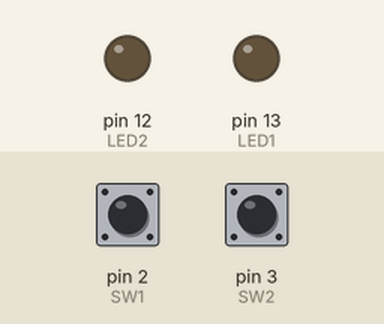
Simulated run of this sketch. Board: Arduino Uno, built with avr-gcc and run on an emulated ATmega328P. Parts: output pins drawn as LEDs (lit = HIGH). The inputs (shaded band) are chosen by the test bench; at power-on: pin 2 (SW1) HIGH, pin 3 (SW2) HIGH.

Above: at 1.2 s.
1.3 s: pin 2 (SW1) pulled LOW for 0.15 s
At 1.37 s:
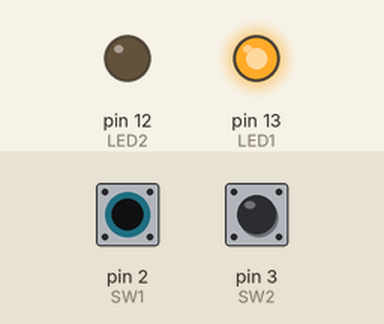
2.9 s: pin 3 (SW2) pulled LOW for 0.15 s
At 2.97 s:
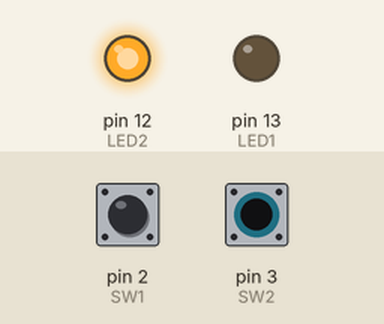
4.5 s: pin 3 (SW2) pulled LOW for 3.2 s
At 8.9 s:
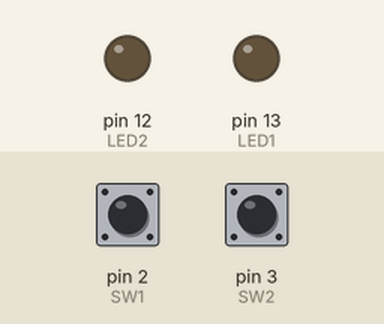
9.2 s: pin 2 (SW1) pulled LOW for 3.2 s
At 10.1 s:
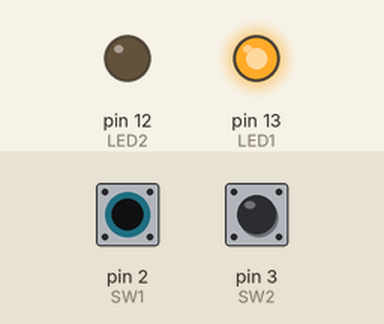
13.9 s: pin 2 (SW1) driven LOW and pin 3 (SW2) driven LOW
At 14.9 s:
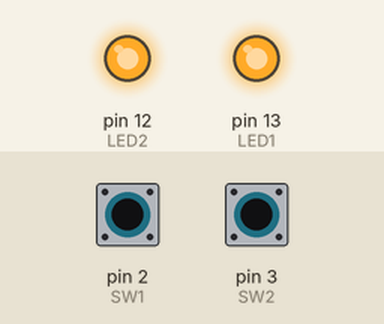
Timing chart, 0 to 16.4 s (numbered marks = the images above; inputs shaded):
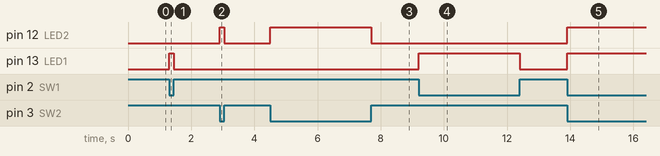

The sketch:

two_switches_using_two_leds.ino
```cpp
#include<SoftwareSerial.h>
int SW1=2;
int SW2=3;
int LED1=13;
int LED2=12;
int state1=0;
int state2=0;
void setup() {
  // put your setup code here, to run once:
pinMode(SW1,INPUT);
pinMode(LED1,OUTPUT);
pinMode(SW2,INPUT);
pinMode(LED2,OUTPUT);
}

void loop() {
  // put your main code here, to run repeatedly:
state1=digitalRead(2);
if(state1==LOW){
  digitalWrite(LED1,HIGH);
}
else{
  digitalWrite(LED1,LOW);
}
state2=digitalRead(3);
if(state2==LOW){
  digitalWrite(LED2,HIGH);
}
else{
  digitalWrite(LED2,LOW);
}
}
```

Measured:
- after the input at 1.3 s, pin 13 (LED1): LOW → HIGH at once, → LOW 0.15 s later
- after the input at 2.9 s, pin 12 (LED2): LOW → HIGH at once, → LOW 0.15 s later
- after the input at 4.5 s, pin 12 (LED2): LOW → HIGH at once, → LOW 3.2 s later
- after the input at 9.2 s, pin 13 (LED1): LOW → HIGH at once, → LOW 3.2 s later
- after the input at 13.9 s, pin 12 (LED2), pin 13 (LED1): LOW → HIGH at once
